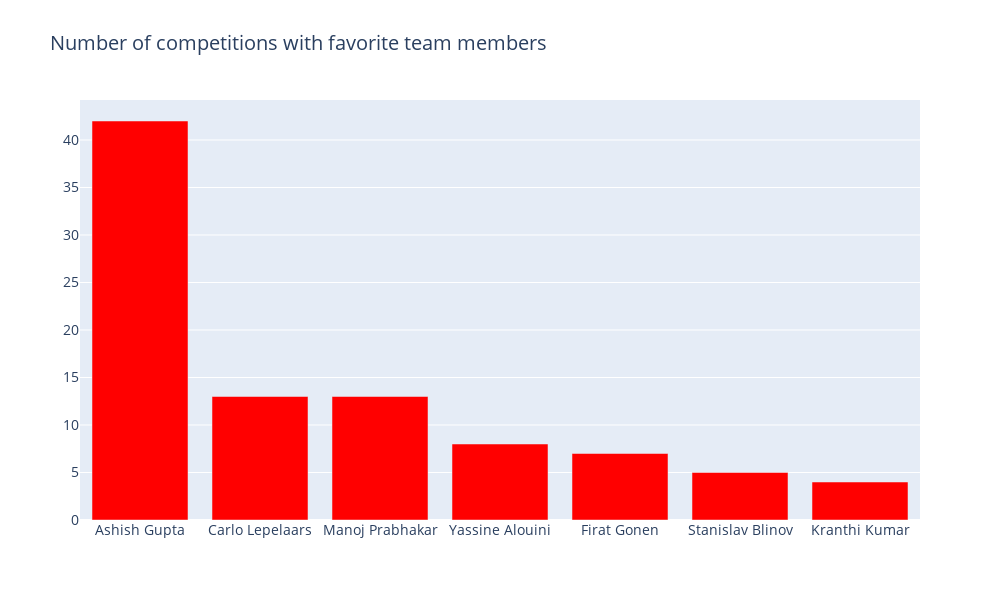

This figure's notebook cell:
### Markdown cell above
**Seems my team names mostly is used once, and surely I use my name when I Kaggle alone.**

### Code cell
temp_df = team_members_df[team_members_df["UserId"]==user_id]
temp_df = pd.merge(team_members_df, temp_df, on="TeamId", how="inner", suffixes=('', '_y'))
temp_df = temp_df[temp_df["UserId"]!=user_id]
temp_df = pd.merge(temp_df, users_df, left_on="UserId", right_on="Id", how="left")

cnt_srs = temp_df["DisplayName"].value_counts().head(7)
traces = [bar_chart(cnt_srs, "red")]
layout = go.Layout(
    title='Number of competitions with favorite team members ',
    font=dict(size=14),
    barmode='stack',
    width=1000,
    height=600,
)

fig = go.Figure(data=traces, layout=layout)
py.iplot(fig, filename='stacked-bar')

### Figure 1 — Plotly figure (JSON) as saved in the notebook; plotly's stock layout.template omitted (floating-point values rounded to 4 significant figures)
{"data": [{"marker": {"color": "red"}, "showlegend": false, "type": "bar", "x": ["Ashish Gupta", "Carlo Lepelaars", "Manoj Prabhakar", "Yassine Alouini", "Firat Gonen", "Stanislav Blinov", "Kranthi Kumar"], "y": [42, 13, 13, 8, 7, 5, 4]}], "layout": {"barmode": "stack", "font": {"size": 14}, "height": 600, "title": {"text": "Number of competitions with favorite team members "}, "width": 1000}}
